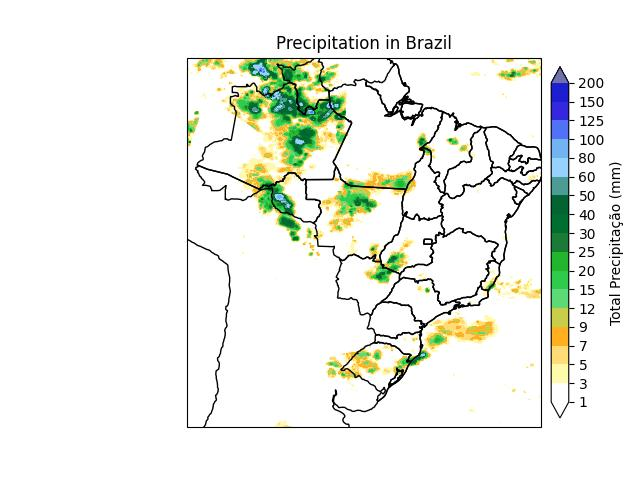
#> input picture IaC/terraform/src/process_img/data_raw/MERGE_CPTEC_20231016.jpeg, 640 x 480 px
$ python -i get_cloud_percentage.py   (imports and definitions only)
#> lines starting #> are read from the running program, lines starting #| are printed output that depends on the picture; after the words box and inside, x2 and y2 are one past the last pixel; in counts of white or black regions, pixels touching at a corner belong together
import cv2
import boto3
import numpy as np
import matplotlib.pyplot as plt
from datetime import datetime

def read_data_s3(bucket_path:str) -> str:
    date = datetime.now().strftime("%Y%m%d")
    s3 = boto3.resource('s3')
    s3.download_file(bucket_path, f'MERGE_CPTEC_{date}.jpeg', f'data_raw\MERGE_CPTEC_{date}.jpeg')
    return f'data_raw\MERGE_CPTEC_{date}.jpeg'

def main(img_path:str) -> float:
#> called with img_path = 'data_raw/MERGE_CPTEC_20231016.jpeg'
    img = cv2.imread(img_path)
#> img is the input picture: shape (480, 640, 3); mean B, G, R 233.2, 240.1, 237.2
    gray = cv2.cvtColor(img,cv2.COLOR_BGR2GRAY)
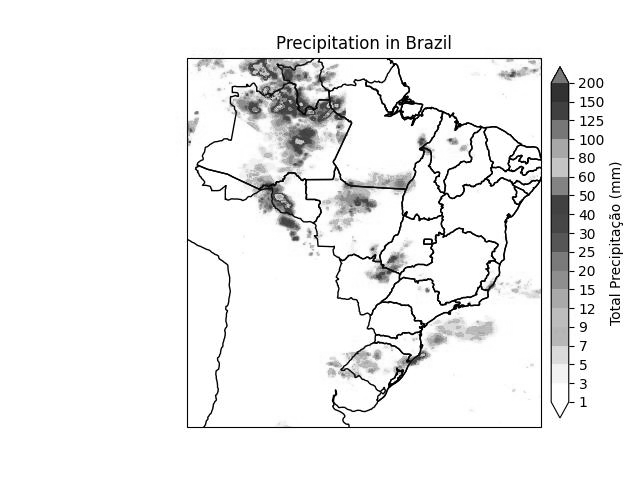
#> gray: shape (480, 640); min 0, max 255, mean 238.4
    ret, thresh = cv2.threshold(gray, 200, 255, cv2.THRESH_BINARY)
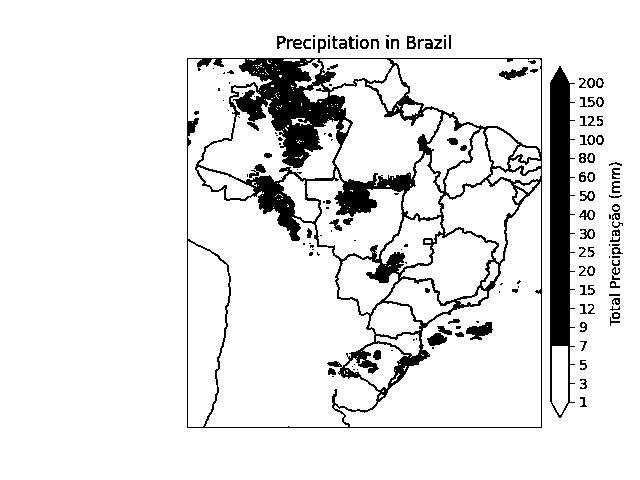
#> thresh: shape (480, 640); 90.1% white; 158 black regions (64 under 20 px), largest, box (x1, y1, x2, y2) and area: (187, 58, 542, 428) 19956, (550, 66, 575, 418) 5806, (466, 322, 493, 340) 281

    kernel = np.ones((3,3),np.uint8)
    opening = cv2.morphologyEx(thresh,cv2.MORPH_OPEN,kernel, iterations = 3)
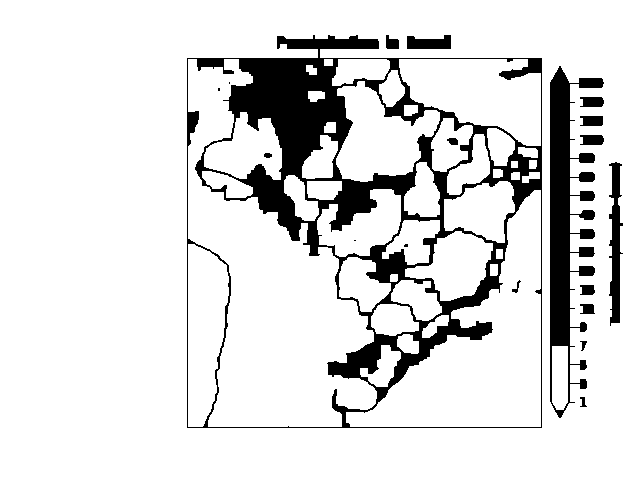
#> opening: shape (480, 640); 87% white; 19 black regions (4 under 20 px), largest, box (x1, y1, x2, y2) and area: (187, 35, 542, 428) 29531, (550, 66, 604, 418) 7329, (609, 162, 623, 326) 1368

    sure_bg = cv2.dilate(opening,kernel,iterations=4)
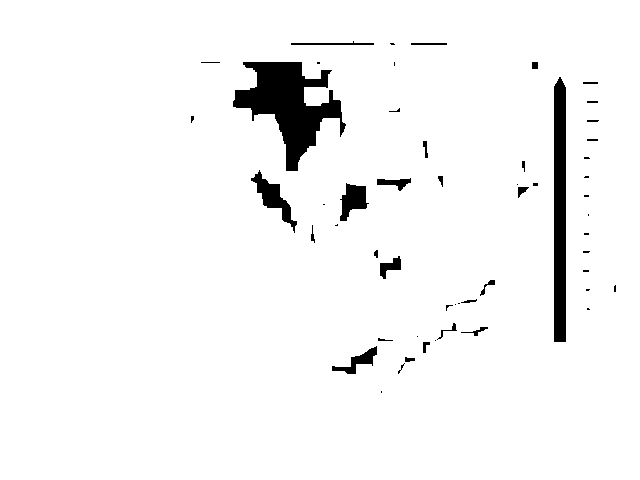
#> sure_bg: shape (480, 640); 96.1% white; 54 black regions (27 under 20 px), largest, box (x1, y1, x2, y2) and area: (233, 62, 346, 171) 5460, (554, 77, 566, 342) 3122, (251, 170, 297, 233) 826
    percentage = (np.count_nonzero(sure_bg == 0) * 100)/(sure_bg.shape[0] * sure_bg.shape[1])
#> percentage = 3.93
    return round(percentage, 2)

def slice(path_img:str) -> str:
    path_save = path_save.replace('data_raw','data')
    img = plt.imread(path_img)[58:-55, 192:-98]
    plt.imsave(path_save, img)
    return path_save

# [8 lines not run here, left out]

>>> result = main('data_raw/MERGE_CPTEC_20231016.jpeg')
#> result = 3.93
